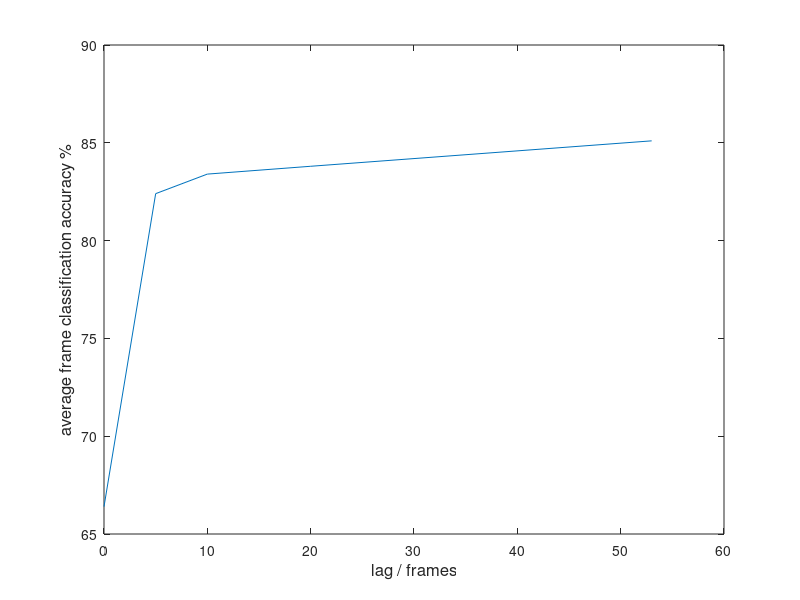

The MATLAB script that drew this image:
function plotinferencecomp
L = [0 5 10 20 53];
accuracy = [66.4 82.4 83.4 83.8 85.1];
E = [17 15 14 15 15];
plot(L, accuracy);
ylabel('average frame classification accuracy %', 'FontSize', 12);
xlabel('lag / frames', 'FontSize', 12);
end